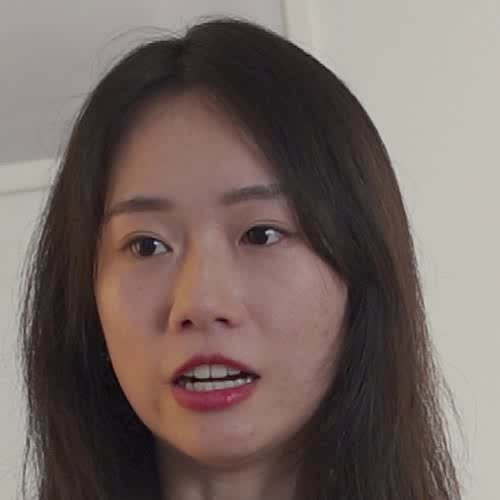
#> input picture src/algorithm/mengke_1.jpg, 500 x 500 px, given in place of 00001_0.jpg, which was not available
$ python '6_ssim on matched face.py'
#> lines starting #> are read from the running program, lines starting #| are printed output that depends on the picture; pictures that were not available may be replaced by others from this repository, and a replacement may not be noted
# -*- coding: utf-8 -*-
# @File       : 6_ssim on matched face.py
# @Author     : Yuchen Chai
# @Date       : 2022-05-05 17:01
# @Description:

import os
import numpy as np
from PIL import Image
from skimage.metrics import structural_similarity as ssim

name = "xirui"
output_path = "E:\\Dropbox (MIT)\\workspace\\MIT\\Course\\6.869 Computer vision\\project\\data"

origin_img = Image.open(os.path.join(output_path,name,"head_512\\00001_0.jpg")).convert("L")
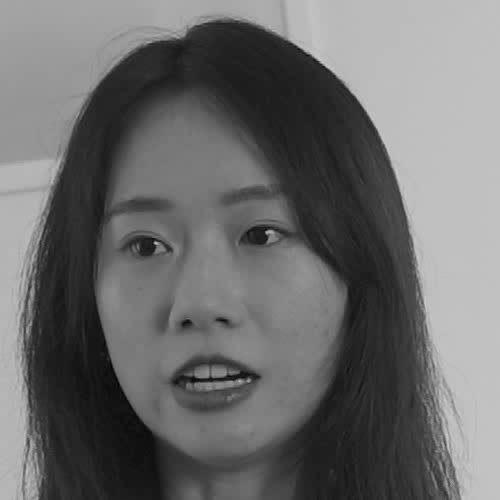
#> origin_img: PIL image 500x500 L; min 4, max 204, mean 107.6
origin_img = np.asarray(origin_img)

for image in ["0.jpg", "1.jpg", "2.jpg", "3.jpg","4.jpg"]:
    pic = Image.open(os.path.join(output_path,name,"recommended4", image)).convert("L")
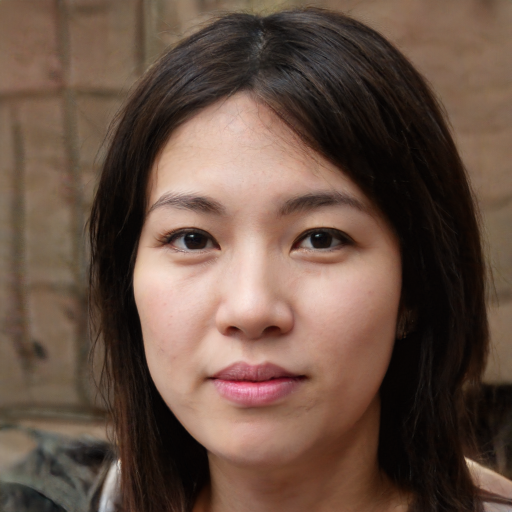
#> input picture src/algorithm/mengke_2.jpg, 512 x 512 px, given in place of 0.jpg, which was not available
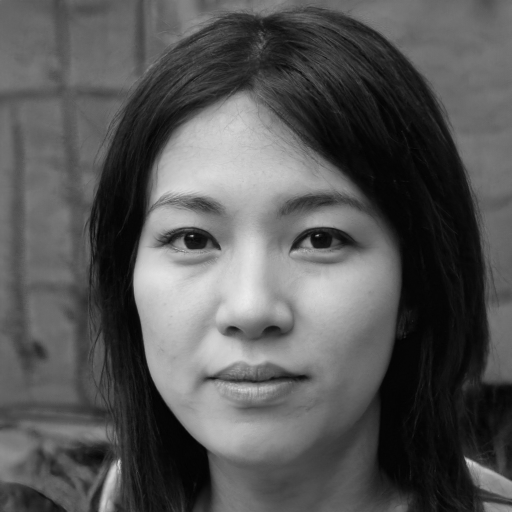
#> pic: PIL image 512x512 L; min 2, max 237, mean 86.4
    pic = np.asarray(pic)
#> (the run stopped early here; a loop or call above may not have finished)
